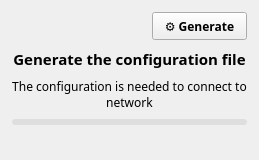
<?xml version="1.0" encoding="UTF-8"?>
<ui version="4.0">
 <class>CertificateBox</class>
 <widget class="QFrame" name="certInfoFrame">
  <property name="minimumSize">
   <size>
    <width>0</width>
    <height>160</height>
   </size>
  </property>
  <property name="maximumSize">
   <size>
    <width>16777215</width>
    <height>160</height>
   </size>
  </property>
  <property name="styleSheet">
   <string notr="true">QFrame#certInfoFrame { border: 1px solid rgba(128,128,128,0.3); border-radius: 10px; padding: 12px; }</string>
  </property>
  <layout class="QVBoxLayout" name="certInfoLayout">
   <property name="spacing">
    <number>4</number>
   </property>
   <property name="leftMargin">
    <number>12</number>
   </property>
   <property name="topMargin">
    <number>12</number>
   </property>
   <property name="rightMargin">
    <number>12</number>
   </property>
   <property name="bottomMargin">
    <number>12</number>
   </property>
   <item>
    <widget class="QStackedWidget" name="certInfoStack">
     <property name="currentIndex">
      <number>0</number>
     </property>
     <!-- Page 0: No certificate - prompt to generate -->
     <widget class="QWidget" name="noCertPage">
      <layout class="QVBoxLayout" name="noCertLayout">
       <property name="spacing">
        <number>8</number>
       </property>
       <property name="leftMargin">
        <number>0</number>
       </property>
       <property name="topMargin">
        <number>0</number>
       </property>
       <property name="rightMargin">
        <number>0</number>
       </property>
       <property name="bottomMargin">
        <number>0</number>
       </property>
       <item>
        <layout class="QHBoxLayout" name="noCertButtonRow">
         <property name="spacing">
          <number>6</number>
         </property>
         <item>
          <spacer name="noCertButtonRowLeftSpacer">
           <property name="orientation">
            <enum>Qt::Orientation::Horizontal</enum>
           </property>
           <property name="sizeHint" stdset="0">
            <size>
             <width>20</width>
             <height>20</height>
            </size>
           </property>
          </spacer>
         </item>
         <item>
          <widget class="QPushButton" name="generateButton">
           <property name="sizePolicy">
            <sizepolicy hsizetype="Fixed" vsizetype="Fixed">
             <horstretch>0</horstretch>
             <verstretch>0</verstretch>
            </sizepolicy>
           </property>
           <property name="minimumSize">
            <size>
             <width>95</width>
             <height>28</height>
            </size>
           </property>
           <property name="maximumSize">
            <size>
             <width>95</width>
             <height>28</height>
            </size>
           </property>
           <property name="font">
            <font>
             <family>Titillium Web</family>
             <pointsize>9</pointsize>
             <bold>true</bold>
            </font>
           </property>
           <property name="cursor">
            <cursorShape>PointingHandCursor</cursorShape>
           </property>
           <property name="text">
            <string>⚙ Generate</string>
           </property>
          </widget>
         </item>
        </layout>
       </item>
       <item>
        <widget class="QLabel" name="noCertTitle">
         <property name="font">
          <font>
           <family>Titillium Web</family>
           <pointsize>11</pointsize>
           <bold>true</bold>
          </font>
         </property>
         <property name="text">
          <string>Generate the configuration file</string>
         </property>
         <property name="alignment">
          <set>Qt::AlignmentFlag::AlignCenter</set>
         </property>
        </widget>
       </item>
        <item>
         <widget class="QLabel" name="noCertDescription">
          <property name="font">
           <font>
            <family>Titillium Web</family>
            <pointsize>9</pointsize>
           </font>
          </property>
          <property name="text">
           <string>The configuration is needed to connect to network</string>
          </property>
          <property name="alignment">
           <set>Qt::AlignmentFlag::AlignCenter</set>
          </property>
          <property name="wordWrap">
           <bool>true</bool>
          </property>
         </widget>
        </item>
        <item>
         <widget class="QProgressBar" name="downloadProgress">
          <property name="minimumSize">
           <size>
            <width>0</width>
            <height>6</height>
           </size>
          </property>
          <property name="maximumSize">
           <size>
            <width>16777215</width>
            <height>6</height>
           </size>
          </property>
          <property name="styleSheet">
           <string notr="true">QProgressBar { border: none; border-radius: 3px; background-color: rgba(128,128,128,0.15); }
QProgressBar::chunk { border-radius: 3px; background-color: #16a34a; }</string>
          </property>
          <property name="value">
           <number>0</number>
          </property>
          <property name="textVisible">
           <bool>false</bool>
          </property>
          <property name="visible">
           <bool>false</bool>
          </property>
         </widget>
        </item>
        <item>
         <widget class="QLabel" name="downloadStatusLabel">
          <property name="font">
           <font>
            <family>Titillium Web</family>
            <pointsize>8</pointsize>
           </font>
          </property>
          <property name="text">
           <string/>
          </property>
          <property name="alignment">
           <set>Qt::AlignmentFlag::AlignLeft</set>
          </property>
          <property name="visible">
           <bool>false</bool>
          </property>
         </widget>
        </item>
        <item>
         <spacer name="noCertBottomSpacer">
         <property name="orientation">
          <enum>Qt::Orientation::Vertical</enum>
         </property>
         <property name="sizeHint" stdset="0">
          <size>
           <width>20</width>
           <height>40</height>
          </size>
         </property>
        </spacer>
       </item>
      </layout>
     </widget>
     <!-- Page 1: Certificate present - show info -->
     <widget class="QWidget" name="certPresentPage">
      <layout class="QVBoxLayout" name="certPresentLayout">
       <property name="spacing">
        <number>4</number>
       </property>
       <property name="leftMargin">
        <number>0</number>
       </property>
       <property name="topMargin">
        <number>0</number>
       </property>
       <property name="rightMargin">
        <number>0</number>
       </property>
       <property name="bottomMargin">
        <number>0</number>
       </property>
       <item>
        <widget class="QLabel" name="certUsernameLabel">
         <property name="font">
          <font>
           <family>Titillium Web</family>
           <pointsize>11</pointsize>
           <bold>true</bold>
          </font>
         </property>
         <property name="text">
          <string>—</string>
         </property>
        </widget>
       </item>
       <item>
        <widget class="QLabel" name="certInstituteLabel">
         <property name="font">
          <font>
           <family>Titillium Web</family>
           <pointsize>9</pointsize>
          </font>
         </property>
         <property name="text">
          <string>—</string>
         </property>
        </widget>
       </item>
       <item>
        <widget class="QLabel" name="certEmailLabel">
         <property name="font">
          <font>
           <family>Titillium Web</family>
           <pointsize>9</pointsize>
          </font>
         </property>
         <property name="text">
          <string>—</string>
         </property>
        </widget>
       </item>
       <item>
        <layout class="QHBoxLayout" name="certTimeRow">
         <property name="spacing">
          <number>6</number>
         </property>
         <item>
          <spacer name="certTimeRowLeftSpacer">
           <property name="orientation">
            <enum>Qt::Orientation::Horizontal</enum>
           </property>
           <property name="sizeHint" stdset="0">
            <size>
             <width>40</width>
             <height>20</height>
            </size>
           </property>
          </spacer>
         </item>
         <item>
          <widget class="QLabel" name="certTimeRemainingLabel">
           <property name="font">
            <font>
             <family>Titillium Web</family>
             <pointsize>8</pointsize>
             <bold>true</bold>
            </font>
           </property>
           <property name="text">
            <string>—</string>
           </property>
          </widget>
         </item>
        </layout>
       </item>
       <item>
        <widget class="QProgressBar" name="certValidityProgress">
         <property name="minimumSize">
          <size>
           <width>0</width>
           <height>6</height>
          </size>
         </property>
         <property name="maximumSize">
          <size>
           <width>16777215</width>
           <height>6</height>
          </size>
         </property>
         <property name="styleSheet">
          <string notr="true">QProgressBar { border: none; border-radius: 3px; background-color: rgba(128,128,128,0.15); }
QProgressBar::chunk { border-radius: 3px; background-color: #16a34a; }</string>
         </property>
         <property name="value">
          <number>0</number>
         </property>
         <property name="textVisible">
          <bool>false</bool>
         </property>
        </widget>
       </item>
       <item>
        <layout class="QHBoxLayout" name="certDatesRow">
         <property name="spacing">
          <number>6</number>
         </property>
         <item>
          <widget class="QLabel" name="certStartDateLabel">
           <property name="font">
            <font>
             <family>Titillium Web</family>
             <pointsize>8</pointsize>
            </font>
           </property>
           <property name="text">
            <string>—</string>
           </property>
          </widget>
         </item>
         <item>
          <spacer name="certDatesRowSpacer">
           <property name="orientation">
            <enum>Qt::Orientation::Horizontal</enum>
           </property>
           <property name="sizeHint" stdset="0">
            <size>
             <width>40</width>
             <height>20</height>
            </size>
           </property>
          </spacer>
         </item>
         <item>
          <widget class="QLabel" name="certEndDateLabel">
           <property name="font">
            <font>
             <family>Titillium Web</family>
             <pointsize>8</pointsize>
            </font>
           </property>
           <property name="text">
            <string>—</string>
           </property>
          </widget>
         </item>
        </layout>
       </item>
      </layout>
     </widget>
    </widget>
   </item>
  </layout>
 </widget>
 <resources/>
 <connections/>
</ui>
